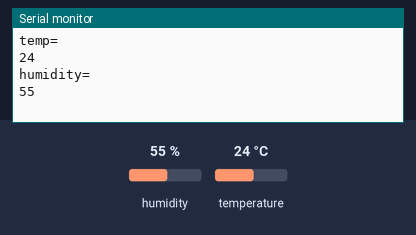
This sketch was run on a simulated Arduino Uno, built with avr-gcc and run on an emulated ATmega328P. Shown: the last lines printed to the serial monitor. Inputs (shaded band) come from the test bench; at power-on: humidity 55 %, temperature 24 °C.

Above: at 1.2 s.
1.3 s: humidity set to 22 %
At 2.6 s:
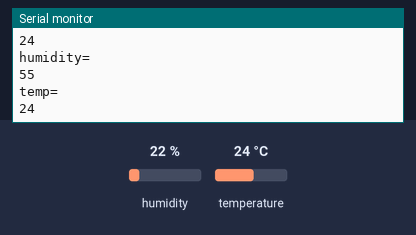
2.8 s: temperature set to 12 °C
At 3.9 s:
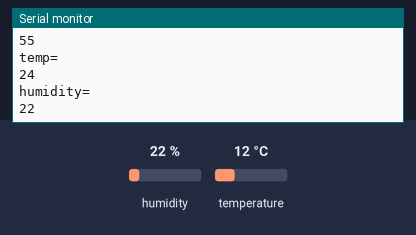
4.3 s: humidity set to 40 %
At 4.3 s:
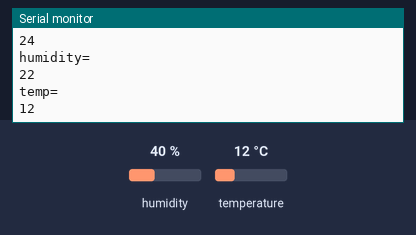
Timing chart, 0 to 7.3 s (numbered marks = the images above; inputs shaded):
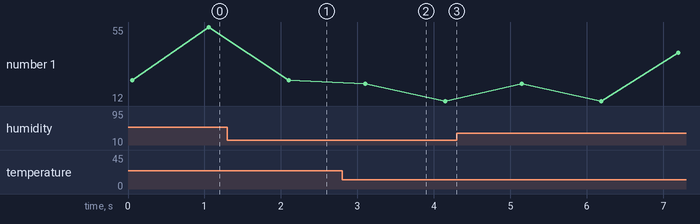

Measured:
- plotted number 1: 24 → 12 after the input at 2.8 s, 12 → 40 after the input at 4.3 s

The sketch:

dht.ino
```cpp
#include <dht11.h>
#define dht_apin 11
dht11 dhtObject;


void setup() {
  Serial.begin(9600);
  // put your setup code here, to run once:

}

void loop() {
dhtObject.read(dht_apin);
int temp = dhtObject.temperature;
dhtObject.read(dht_apin);
int humidity = dhtObject.humidity;
Serial.println("temp=");
Serial.println(temp);
delay(1000);
Serial.println("humidity=");
Serial.println(humidity);
delay(1000);

}
```
